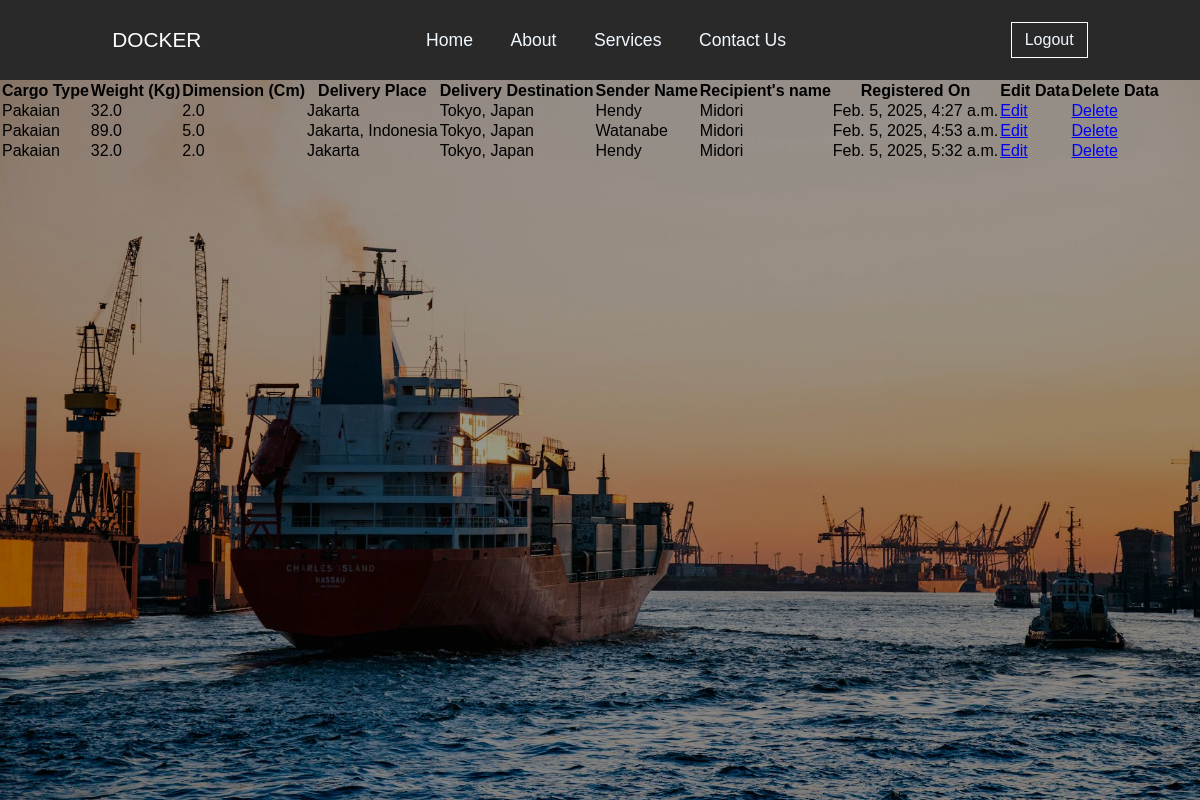
Before: /cargo/ (signed in) with the older database file.
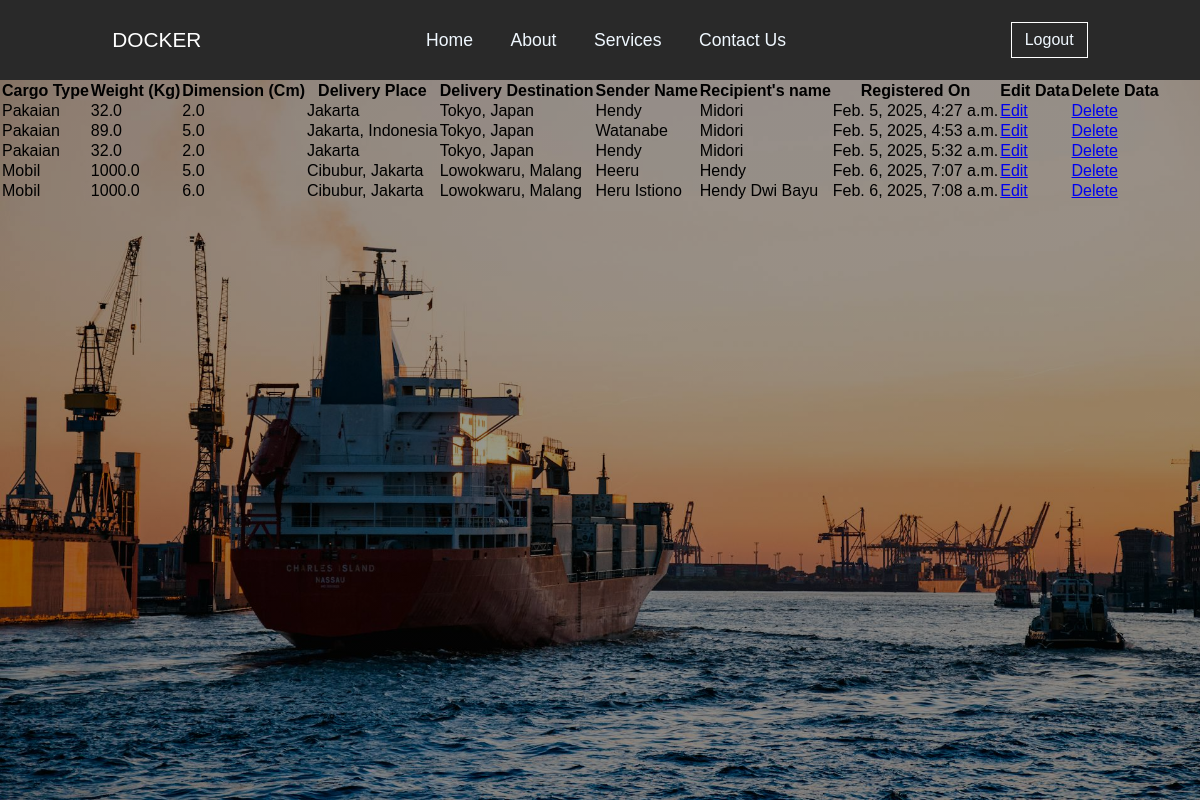
After: the same page with the newer database file.
### myapp/models.py (models this page shows, shortened)
class Cargo(models.Model):
    user = models.ForeignKey(User, on_delete=models.CASCADE)
    jenis_cargo = models.CharField(max_length=100)
    berat = models.FloatField()
    ukuran = models.FloatField()
    agen_pengiriman = models.CharField(max_length=100)
    tujuan_pengiriman = models.CharField(max_length=100)
    nama_pengirim = models.CharField(max_length=100)
    nama_penerima = models.CharField(max_length=100)
    created_at = models.DateTimeField(auto_now_add=True)

### myapp/views.py (the view)
# urls.py: path('cargo/', views.check_cargo, name='check_cargo'),
@login_required
def check_cargo(request):
    cargos = Cargo.objects.filter(user=request.user)
    return render(request, 'check_cargo.html', {'cargos': cargos})

### template/check_cargo.html (shortened to what this page needs)
{% load static %}
<!DOCTYPE html>
<html lang="en">
  <head>
    <link rel="stylesheet" href="{% static 'assets/css/check_cargo.css' %}" />
  </head>
  <body>
    <div class="content">
      <div class="tab">
        <p>DOCKER</p>
        <ul>
          <li><a href="/">Home</a></li>
          <li><a href="#">About</a></li>
          <li><a href="#">Services</a></li>
          <li><a href="#">Contact Us</a></li>
        </ul>
        {% if user.is_authenticated %}
        <a class="user" href="logout">Logout</a>
        {% else %}
        <a class="user" href="register">Register</a>
        {% endif %}
      </div>
      <table>
        <thead>
          <tr>
            <th>Cargo Type</th>
            <th>Weight (Kg)</th>
            <th>Dimension (Cm)</th>
            <th>Delivery Place</th>
            <th>Delivery Destination</th>
            <th>Sender Name</th>
            <th>Recipient's name</th>
            <th>Registered On</th>
            <th>Edit Data</th>
            <th>Delete Data</th>
          </tr>
        </thead>
        <tbody>
          {% for cargo in cargos %}
          <tr>
            <td>{{cargo.jenis_cargo}}</td>
            <td>{{cargo.berat}}</td>
            <td>{{cargo.ukuran}}</td>
            <td>{{cargo.agen_pengiriman}}</td>
            <td>{{cargo.tujuan_pengiriman}}</td>
            <td>{{cargo.nama_pengirim}}</td>
            <td>{{cargo.nama_penerima}}</td>
            <td>{{cargo.created_at}}</td>
            <td><a href="{% url 'edit_cargo' cargo.id %}">Edit</a></td>
            <td><a href="{% url 'delete_cargo' cargo.id %}">Delete</a></td>
          </tr>
          {% endfor %}
        </tbody>
      </table>
    </div>
  </body>
</html>

### static/assets/css/check_cargo.css (style rules this page uses)
* { padding: 0; margin: 0; box-sizing: border-box; font-family: Arial, Helvetica, sans-serif; }
.content { height: 100vh; width: 100%; background: linear-gradient(rgba(0, 0, 0, 0.4), rgba(0, 0, 0, 0.4)), url(../images/pexels-mdx014-799091.jpg); background-position: 0 65%; background-size: cover; }
.tab { display: flex; background: rgb(41, 41, 41); justify-content: space-around; color: rgb(255, 255, 255); height: 10%; align-items: center; }
.tab p { font-size: 1.3em; }
.tab ul { list-style: none; display: flex; width: 30%; justify-content: space-between; }
.tab ul li a { text-decoration: none; color: aliceblue; font-size: 1.1em; }
.tab a.user { text-decoration: none; color: aliceblue; border: 1px solid #fff; padding: 8px 13px; transition: 0.3s; }

Changed rows visible on the page:
added Cargo: jenis_cargo "Mobil", berat "1000.0", ukuran "5.0", agen_pengiriman "Cibubur, Jakarta", tujuan_pengiriman "Lowokwaru, Malang", nama_pengirim "Heeru", nama_penerima "Hendy", created_at "Feb. 6, 2025, 7:07 a.m."
added Cargo: jenis_cargo "Mobil", berat "1000.0", ukuran "6.0", agen_pengiriman "Cibubur, Jakarta", tujuan_pengiriman "Lowokwaru, Malang", nama_pengirim "Heru Istiono", nama_penerima "Hendy Dwi Bayu", created_at "Feb. 6, 2025, 7:08 a.m."
